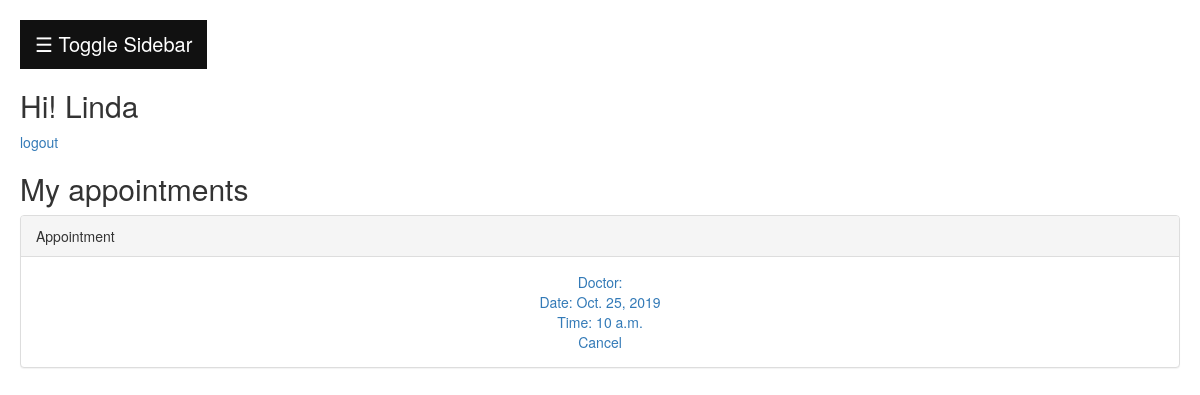
The app's page /patient/schedule/1/ (signed in), older data.
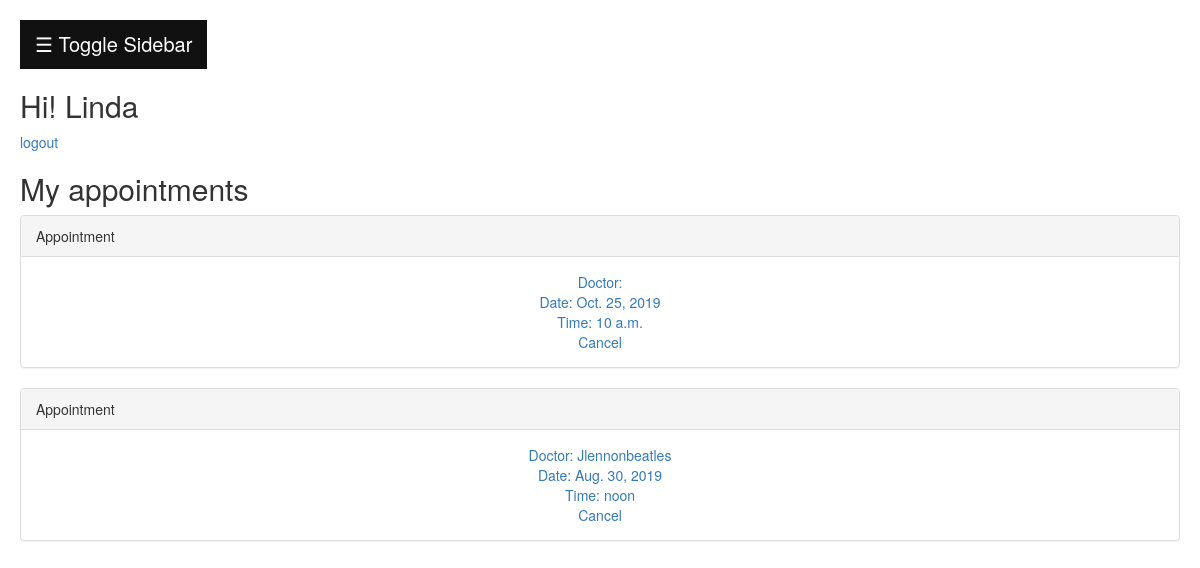
The same page, newer data.
### health/models.py (models this page shows, shortened)
class Schedule(models.Model):
    checked_in = models.BooleanField(default=False)  #whether the patient has checked in or not
    booked = models.BooleanField(default=False)
    patient = models.ForeignKey(settings.AUTH_USER_MODEL, on_delete=models.CASCADE, db_column='patient',blank=True,null=True,related_name='sche_pat')
    date = models.DateField(blank=True,null=True)  # Field renamed to remove unsuitable characters.
    time = models.TimeField(blank=True,null=True)
    doctorid = models.ForeignKey(settings.AUTH_USER_MODEL, on_delete=models.CASCADE, db_column='doctorID', blank=True, null=True,related_name='sche_doc')
    id = models.AutoField(db_column='ID', primary_key=True)  # Field name made lowercase.
    sysmptoms = models.TextField(max_length=65535,blank=True, null=True)
    diagnosis = models.TextField(max_length=65535,blank=True, null=True)
    prescriptions = models.TextField(max_length=65535,blank=True, null=True)
    treatment = models.TextField(max_length=65535,blank=True, null=True)
    waiting_time = models.TimeField(db_column='waiting time',blank=True,null=True)  # Field renamed to remove unsuitable characters.
    class Meta:
        db_table = 'Schedule'

class User(AbstractUser):
    USER_TYPE_CHOICES = (
      (1, 'Doctor'),
      (2, 'Lab People'),
      (3, 'Receptionist'),
      (4, 'Patient'),
      (5, 'Administration'),
    )
    user_type = models.PositiveSmallIntegerField(choices=USER_TYPE_CHOICES,null=True)
    sex = models.BooleanField(blank=True, null=True)
    tel_no = models.CharField(max_length=255, blank=True, null=True)
    dob = models.DateField(db_column='DOB', blank=True, null=True)
    address = models.CharField(max_length=255, blank=True, null=True)
    REQUIRED_FIELDS = ['user_type','email',]

### health/views.py (the view)
# urls.py: path('patient/schedule/<int:nin>/', views.patient_show_schedule, name='patient_schedule'),
@login_required
def patient_show_schedule(request,nin):
    context_dict = {}
    user = request.user
    context_dict['current'] = user
    try:
        schedule = Schedule.objects.filter(patient=user)
        context_dict['appoints'] = schedule
    except Schedule.DoesNotExist:
        return HttpResponse("You don't have any appointment record with us.")
    return render(request,'health/patient_schedule.html',context_dict)

### templates/health/patient_schedule.html (shortened to what this page needs)
{% extends 'health/base.html' %}
{% load static %}
{% block headblock %}
  <link rel="stylesheet" href="https://maxcdn.bootstrapcdn.com/bootstrap/3.4.0/css/bootstrap.min.css">
  <link href="{% static "css/schedule_panel.css" %}" rel="stylesheet">
{% endblock %}
{% block bodyblock %}
<h2>My appointments</h2>
{% if appoints %}
  {% for s in appoints %}
  <div class="panel panel-default">
    <div class="panel-heading">Appointment</div>
    <div class="panel-body" style="text-align:center">
      <a href="{% url 'patient_scheDetail' s.id %}">
      Doctor: {{s.doctorid.first_name}}{{s.doctorid.last_name}}<br>
      Date: {{s.date}}<br>
      Time: {{s.time}}<br>
      <a href="{% url 'patient_cancel' s.id %}">Cancel</a>
      </a>
    </div>
  </div>
  {%endfor%}
{%endif%}
{%endblock%}

Row changes from the older to the newer data that the page shows:
added Schedule: doctorid.first_name "Jlennon", doctorid.last_name "beatles", date "Aug. 30, 2019", time "noon"
